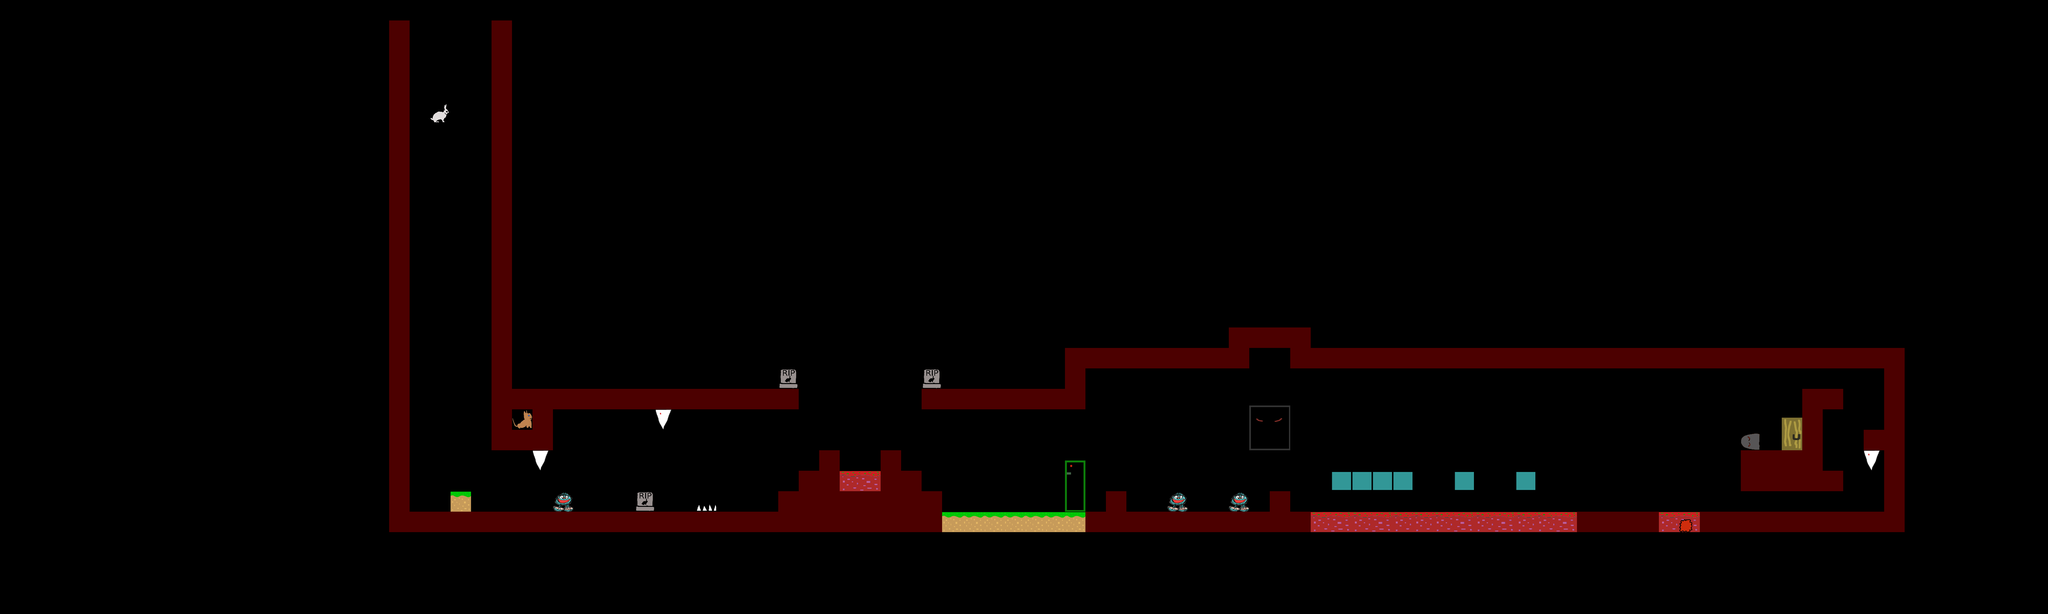

This is a level from a 2D game, rendered from its Tiled map with the project's own tilesets. A one-line summary and the map file follow, with tile-layer data summarised:
An orthogonal 100x30 tile map with 64x64 px tiles, 1 tile layer (layer0).

<map version="1.0" orientation="orthogonal" renderorder="right-down" width="100" height="30" tilewidth="64" tileheight="64" nextobjectid="1">
 <tileset firstgid="1" name="main" tilewidth="160" tileheight="160" tilecount="18">
  <tile id="0">
   <image width="64" height="64" source="../gfx/ground_lr.png" />
  </tile>
  <tile id="1">
   <image width="60" height="60" source="../gfx/hero_r0.png" />
  </tile>
  <tile id="2">
   <image width="64" height="64" source="../gfx/unknown.png" />
  </tile>
  <tile id="3">
   <image width="64" height="59" source="../gfx/mr_spore.png" />
  </tile>
  <tile id="4">
   <image width="64" height="64" source="../gfx/tombstone.png" />
  </tile>
  <tile id="5">
   <image width="64" height="64" source="../gfx/ground_lr2.png" />
  </tile>
  <tile id="6">
   <image width="64" height="26" source="../gfx/spikes.png" />
  </tile>
  <tile id="7">
   <image width="64" height="64" source="../gfx/doggy.png" />
  </tile>
  <tile id="8">
   <image width="128" height="140" source="../gfx/stompy.png" />
  </tile>
  <tile id="9">
   <image width="64" height="160" source="../gfx/canon_horizontal.png" />
  </tile>
  <tile id="10">
   <image width="60" height="54" source="../gfx/canon_bullet_left.png" />
  </tile>
  <tile id="11">
   <image width="64" height="102" source="../gfx/door_next_level.png" />
  </tile>
  <tile id="12">
   <image width="64" height="64" source="../gfx/block_fall_on_touch.png" />
  </tile>
  <tile id="13">
   <image width="160" height="40" source="../gfx/platform_left_right.png" />
  </tile>
  <tile id="14">
   <image width="40" height="40" source="../gfx/flying_fire.png" />
  </tile>
  <tile id="15">
   <image width="128" height="64" source="../gfx/lava.png" />
  </tile>
  <tile id="16">
   <image width="51" height="64" source="../gfx/spike_ceiling_falling.png" />
  </tile>
  <tile id="17">
   <image width="51" height="64" source="../gfx/spike_ceiling.png" />
  </tile>
 </tileset>
 <layer name="layer0" width="100" height="30">
  <data>[3000 cells, 244 non-empty, 16 distinct tile ids]</data>
 </layer>
</map>
